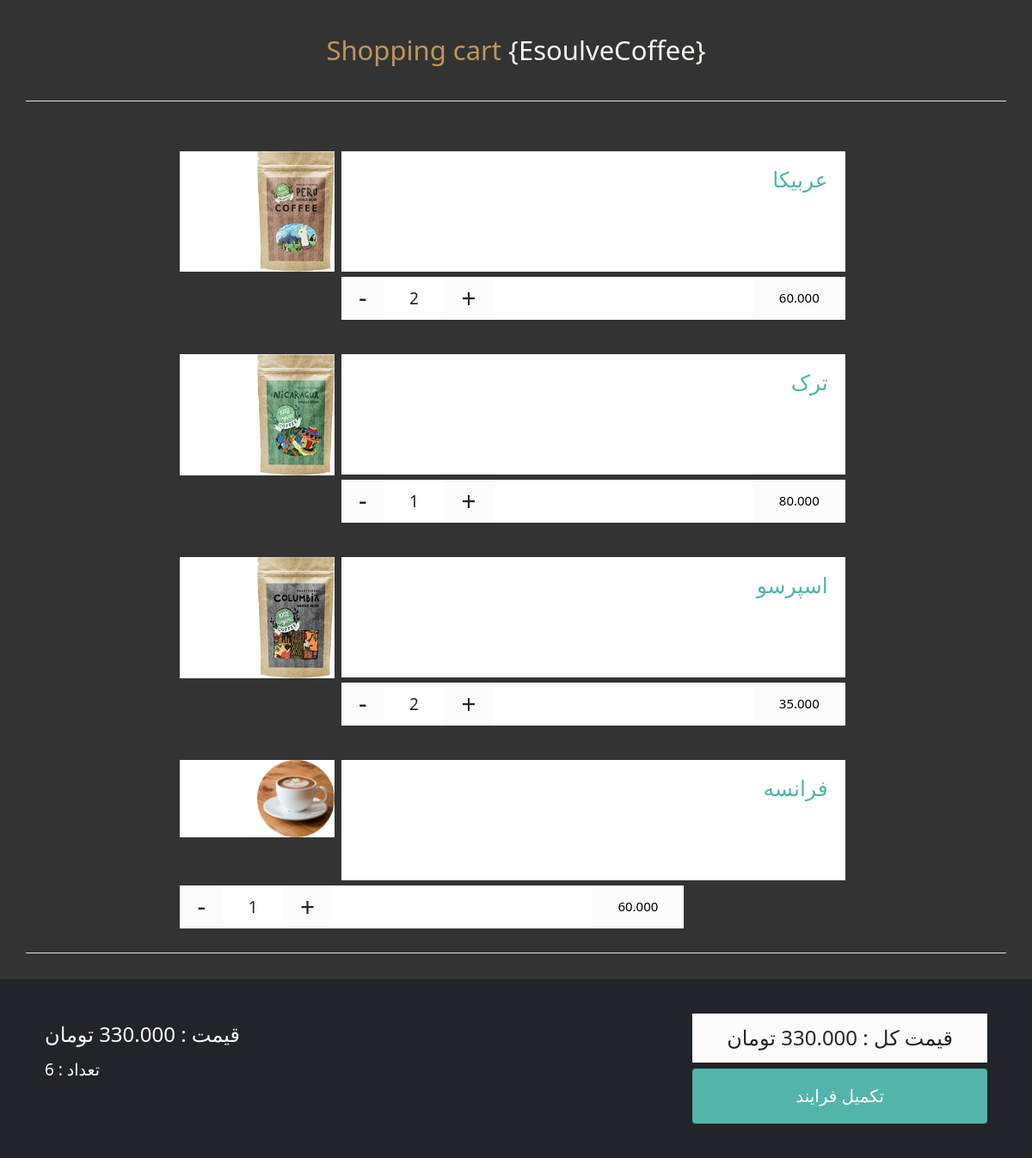
The app's page /cart/ (signed in) with its own data.
### main/models.py (models this page shows, shortened)
class OrderItem(models.Model):
    order = models.ForeignKey(Order, on_delete=models.CASCADE)
    product = models.ForeignKey(
        Product, on_delete=models.SET_NULL, null=True)
    quantity = models.PositiveSmallIntegerField(
        default=0, null=True, blank=True)
    date_added = models.DateTimeField(auto_now=True)
    @property
    def get_total(self):
        total = self.product.price * self.quantity
        return total

class Product(models.Model):
    title = models.CharField(max_length=150)
    price = models.DecimalField(max_digits=10, decimal_places=3)
    image = models.ImageField(upload_to="images/")

class Order(models.Model):
    customer = models.ForeignKey(User, on_delete=models.CASCADE)
    date_ordered = models.DateTimeField(auto_now_add=True)
    complete = models.BooleanField(default=False, null=True, blank=True)
    @property
    def get_cart_total(self):
        orderitems = self.orderitem_set.all()
        total = sum([item.get_total for item in orderitems])
        return total
    @property
    def get_cart_items(self):
        orderitems = self.orderitem_set.all()
        total = sum([item.quantity for item in orderitems])
        return total

### main/views.py (the view)
# urls.py: path('cart/', views.cart, name='cart'),
def cart(request):
    if request.user.is_authenticated:
        customer = request.user
        order, created = Order.objects.get_or_create(
            customer=customer, complete=False)
        items = order.orderitem_set.all()
    else:
        items = []
        order = {'get_cart_total': 0, 'get_cart_items': 0}
    context = {'items': items, 'order': order}
    return render(request, "main/cart.html", context=context)

### main/templates/main/cart.html (shortened to what this page needs)
{% load static %}
<html>
<head>
    <link href="https://cdn.jsdelivr.net/npm/bootstrap@5.0.2/dist/css/bootstrap.min.css" rel="stylesheet"
>
    <link rel="stylesheet" href="{% static 'styles/cart.css' %}">
</head>
<body>
    <header id="site-header">
        <div class="container">
            <div class="row border-bottom">
                <div class="col">
                    <h1>Shopping cart<a href="{% url 'index' %}"> {EsoulveCoffee}</a>
                    </h1>
                </div>
            </div>
        </div>
    </header>
    <div class="container">
        <div class="row border-bottom py-2">
            <div class="col">
                <section id="cart">
                    {% for item in items %}
                    <article class="product">
                        <header>
                            <a class="remove">
                                <img src="{{ item.product.image.url }}" alt="">
                            </a>
                        </header>
                        <div class="content">
                            <h1>{{ item.product.title }}</h1>
                        </div>
                        <footer class="content">
                            <span data-product="{{ item.product.id }}" data-action="remove"
                                class="qt-minus update-cart">-</span>
                            <span class="qt">{{ item.quantity }}</span>
                            <span data-product="{{ item.product.id }}" data-action="add"
                                class="qt-plus update-cart">+</span>
                            <h2 class="price">
                                {{ item.product.price }}
                            </h2>
                        </footer>
                    </article>
                    {% endfor %}
                </section>
            </div>
        </div>
    </div>
    <footer id="site-footer" class="bg-dark">
        <div class="container clearfix">
            <div class="row">
                <div class="col text-white">
                    <div class="left">
                        <h2 class="subtotal">قیمت : <span>{{ order.get_cart_total }}</span> تومان </h2>
                        <h3 class="tax"> تعداد : <span>{{ order.get_cart_items }}</span></h3>
                    </div>
                    <div class="right">
                        <h1 class="total text-dark"> قیمت کل : <span>{{ order.get_cart_total }}</span> تومان </h1>
                        <a class="btn">تکمیل فرایند</a>
                    </div>
                </div>
            </div>
        </div>
    </footer>
</body>
</html>

### static/styles/cart.css (style rules this page uses)
body { background: #333; margin: 0; padding: 0; overflow-x: hidden; }
.clearfix { content: ""; display: table; clear: both; }
#site-header { text-align: center; margin: 0 0 30px 0; }
#site-header h1 { font-size: 31px; font-weight: 300; padding: 40px 0; position: relative; margin: 0; color: #c0955d; }
a { color: #f9f5f0; text-decoration: none; -webkit-transition: color 0.2s linear; -moz-transition: color 0.2s linear; -ms-transition: color 0.2s linear; -o-transition: color 0.2s linear; transition: color 0.2s linear; }
#cart { display: flex; width: 100%; flex-direction: column; justify-content: center; align-items: center; }
.product { margin: 20px 0; width: 70%; position: relative; transition: all linear, opacity 0.2s linear; }
.product img { width: 50%; }
.product header, .product .content { direction: rtl; background-color: #fff; float: left; }
.product header { margin: 0 1% 20px 0; overflow: hidden; padding: 0; position: relative; width: 23%; }
.remove { cursor: pointer; }
.product .content { box-sizing: border-box; -moz-box-sizing: border-box; height: 140px; padding: 0 20px; width: 75%; }
.product h1 { color: #53b5aa; font-size: 25px; font-weight: 300; margin: 17px 0 20px 0; }
.product footer.content { height: 50px; margin: 6px 0 0 0; padding: 0; }
.product footer .price { background: #fcfcfc; color: #000; float: right; font-size: 15px; font-weight: 300; line-height: 49px; margin: 0; padding: 0 30px; }
.qt, .qt-plus, .qt-minus { display: block; float: left; }
.qt { font-size: 19px; line-height: 50px; width: 70px; text-align: center; }
.qt-plus, .qt-minus { background: #fcfcfc; border: none; font-size: 30px; font-weight: 300; height: 100%; padding: 0 20px; transition: all 0.2s linear; }
.qt-plus { line-height: 50px; }
.qt-minus { line-height: 47px; }
#site-footer { margin: 30px 0 0 0; }
#site-footer { padding: 40px; }
#site-footer h1 { background: #fcfcfc; font-size: 24px; font-weight: 300; margin: 0 0 7px 0; padding: 14px 40px; text-align: center; }
#site-footer h2 { font-size: 24px; font-weight: 300; margin: 10px 0 0 0; }
#site-footer h3 { font-size: 19px; font-weight: 300; margin: 15px 0; }
.left { float: left; }
.right { float: right; }
.btn { background: #53b5aa; cursor: pointer; display: block; color: #fff; font-size: 20px; font-weight: 300; padding: 16px 0; text-align: center; transition: all 0.2s linear; }

### records on screen
OrderItem: product.image (picture), product "عربیکا", quantity "2", product.price "60.000"
OrderItem: product.image (picture), product "ترک", quantity "1", product.price "80.000"
OrderItem: product.image (picture), product "اسپرسو", quantity "2", product.price "35.000"
OrderItem: product.image (picture), product "فرانسه", quantity "1", product.price "60.000"
Order: get_cart_total "330.000", get_cart_items "6"
